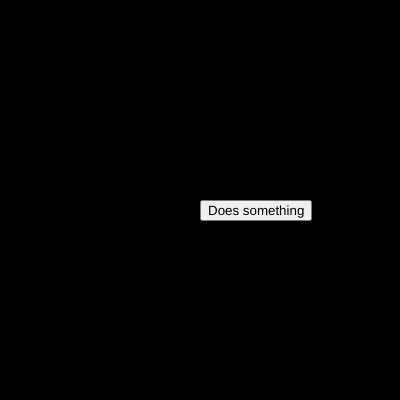
Frame 1 (no input)
Frame 60 (no input): identical to frame 1, image omitted
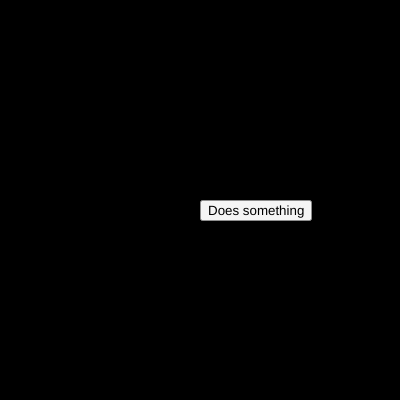
Frame 120 (the mouse pressed at the canvas centre since frame 60)

The p5.js sketch that drew these frames (run headless with seeded random() and noise() and a simulated clock; from frame 60 on, the mouse is pressed at the canvas centre):

// p5.js sketch
// ── sketch.js
function setup() {
  createCanvas(400, 400);

  python_button = createButton('Does something');
  python_button.position(width / 2, height / 2);
  python_button.mouseClicked(goPython);

}

// Executes the python script
function goPython() {
  const URL = '/something';
  $.ajax({
    url: URL,
    type: "GET",
    success: function(result){
      console.log(result);
    },
    error: function(error){
      console:log('Error ${error}');
    }
  })
}

function draw() {
  background(0);
}
